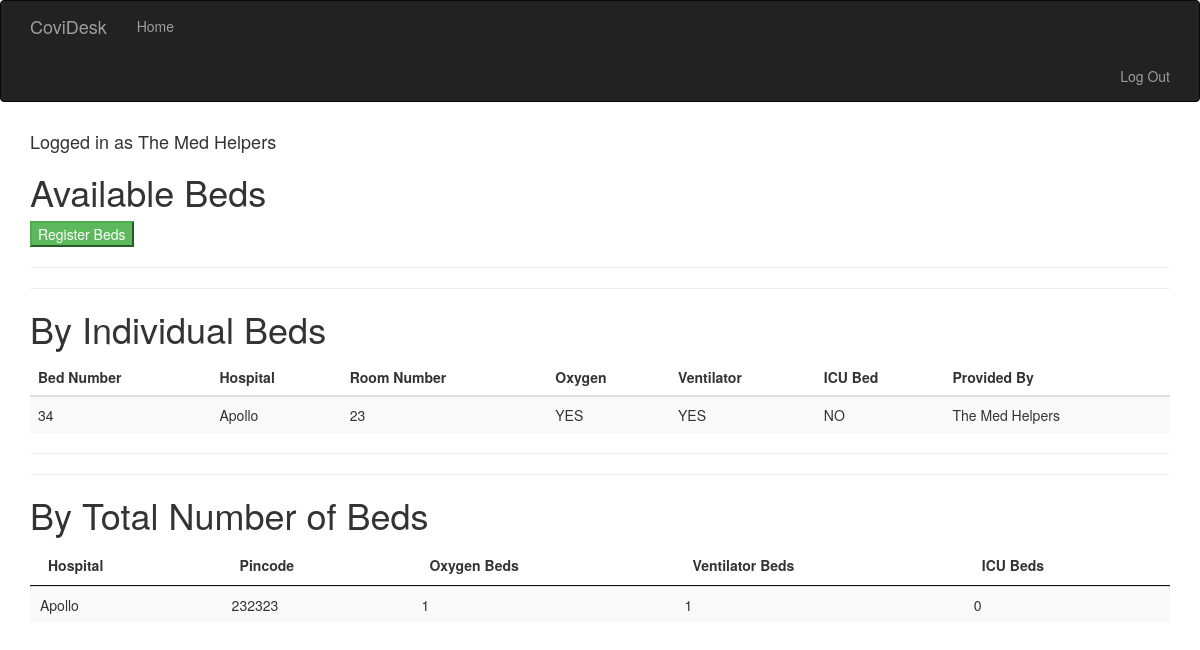
/ (signed in), run on the app's committed database.
### app/models.py (models this page shows, shortened)
class NGOs(UserMixin,db.Model):
    __tablename__ = 'ngos'
    id = db.Column(db.Integer, primary_key=True)
    name = db.Column(db.String(64), unique=True,
                    index=True, nullable=False)
    email = db.Column(db.String(64), unique=True,
                    nullable=False)
    pincode = db.Column(db.Integer, nullable=False)
    password_hash = db.Column(db.String(128))
    available_beds = db.relationship('AvailableBeds',
                    backref='ngo')
    @property
    def password(self):
        raise AttributeError('password is not a readable attribute')

class AvailableBeds(db.Model):
    __tablename__ = 'AvailableBeds'
    id = db.Column(db.Integer, primary_key=True)
    number = db.Column(db.Integer, nullable=False)
    room_no = db.Column(db.String(8), nullable=False)
    with_oxygen = db.Column(db.Boolean, nullable=False)
    is_icu = db.Column(db.Boolean, nullable=False)
    with_ventilators = db.Column(db.Boolean, nullable=False)
    ngo_id = db.Column(db.Integer, db.ForeignKey('ngos.id'))
    hospital_id = db.Column(db.Integer, db.ForeignKey('Hospital.id'))

class Hospital(db.Model):
    __tablename__ = 'Hospital'
    id = db.Column(db.Integer, primary_key=True)
    name = db.Column(db.String(64), nullable=False)
    pincode = db.Column(db.Integer, nullable=False)
    available_beds = db.relationship('AvailableBeds', backref='hospital', lazy = 'dynamic')

### app/main/views.py (the view)
@main.route('/')
def index():
    if not session.get('name'):
        name = "Normal User"
    else:
        name = session.get('name')
    return render_template('index.html', name=name, beds=AvailableBeds.query.all()[::-1], hospitals=Hospital.query.all(), len=len), 200

### app/models.py (called while the page is built)
@login_manager.user_loader
def load_hospital(ngo_id):
    return NGOs.query.get(int(ngo_id))

### app/templates/index.html (shortened to what this page needs)
{% extends "base.html" %}
{% block page_content %}
    <h4>Logged in as {{ name }}</h4>
    <h1>Available Beds</h1>
    {% if current_user.is_authenticated %}
        <a href="{{url_for('main.bedregister')}}">
            <button class="btn-success">Register Beds</button>
        </a><br>
    {% endif %}
    <hr><hr>
    <h1>By Individual Beds</h1>
    <table id="data" class="table table-striped">
        <thead>
          <tr>
            <th>Bed Number</th>
            <th>Hospital</th>
            <th>Room Number</th>
            <th>Oxygen</th>
            <th>Ventilator</th>
            <th>ICU Bed</th>
            <th>Provided By</th>
          </tr>
        </thead>
        <tbody>
          {% for bed in beds %}
            <tr>
              <td>{{ bed.number }}</td>
              <td>{{ bed.hospital.name }}</td>
              <td>{{ bed.room_no }}</td>
              <td>{{ "YES" if bed.with_oxygen else "NO"}}</td>
              <td>{{ "YES" if bed.with_ventilators else "NO"}}</td>
              <td>{{ "YES" if bed.is_icu else "NO"}}</td>
              <td>{{ bed.ngo.name }}</td>
            </tr>
          {% endfor %}
        </tbody>
      </table>
      <hr><hr>
      <h1>By Total Number of Beds</h1>
    <table id="data-2" class="table table-striped">
        <thead>
          <tr>
            <th>Hospital</th>
            <th>Pincode</th>
            <th>Oxygen Beds</th>
            <th>Ventilator Beds</th>
            <th>ICU Beds</th>
          </tr>
        </thead>
        <tbody>
          {% for hospital in hospitals %}
            <tr>
              <td>{{ hospital.name }}</td>
              <td>{{ hospital.pincode }}</td>
              <td>{{ len(hospital.available_beds.filter_by(with_oxygen=True).all()) }}</td>
              <td>{{ len(hospital.available_beds.filter_by(with_ventilators=True).all()) }}</td>
              <td>{{ len(hospital.available_beds.filter_by(is_icu=True).all()) }}</td>
            </tr>
          {% endfor %}
        </tbody>
      </table>
{% endblock %}

### app/static/datatables.css (style rules this page uses)
table.dataTable { width: 100%; margin: 0 auto; clear: both; border-collapse: separate; border-spacing: 0; }
table.dataTable thead th, table.dataTable tfoot th { font-weight: bold; }
table.dataTable thead th, table.dataTable thead td { padding: 10px 18px; border-bottom: 1px solid #111; }
table.dataTable tbody tr { background-color: #ffffff; }
table.dataTable tbody th, table.dataTable tbody td { padding: 8px 10px; }
table.dataTable th, table.dataTable td { box-sizing: content-box; }

### data on the page
NGOs: name "The Med Helpers"
AvailableBeds: number "34", hospital.name "Apollo", room_no "23", with_oxygen "YES", with_ventilators "YES", is_icu "NO", ngo.name "The Med Helpers"
Hospital: name "Apollo", pincode "232323", id "1", available_beds "0"
